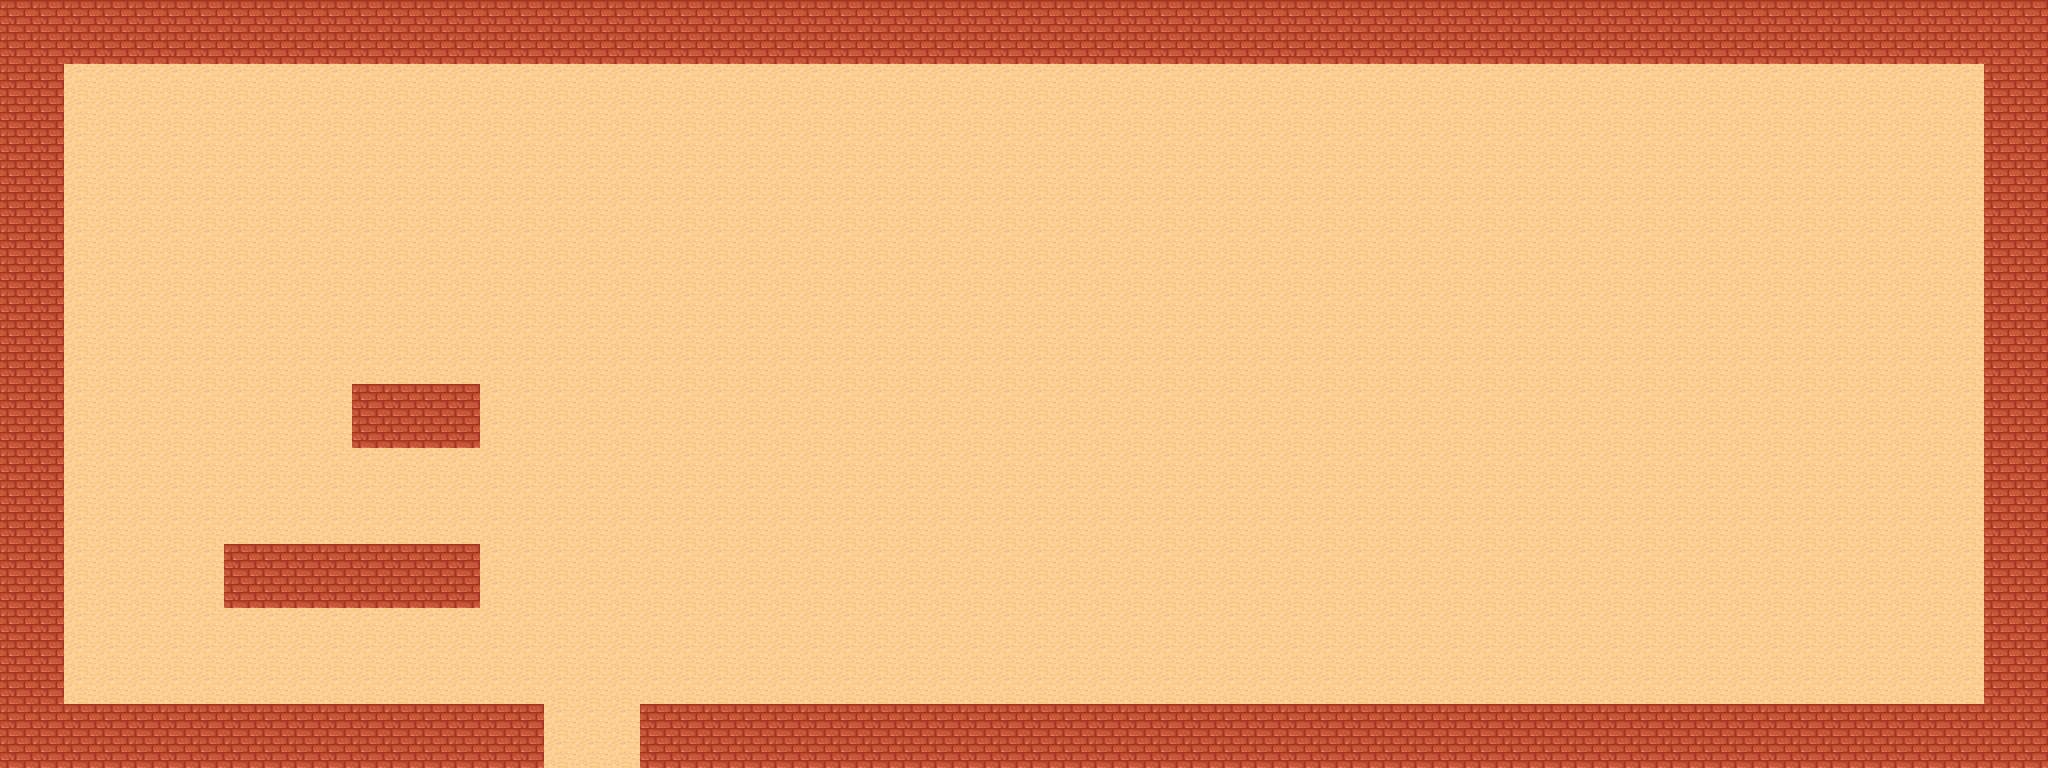

Tiled map render using the project's own tile images. Description and the map definition, with tile-layer contents summarised, below:
An orthogonal 64x24 tile map with 32x32 px tiles, 2 tile layers (Map, Collisions), 3 tilesets.

<map version="1.10" tiledversion="1.12.2" orientation="orthogonal" renderorder="right-down" width="64" height="24" tilewidth="32" tileheight="32" infinite="0" nextlayerid="7" nextobjectid="8">
 <tileset firstgid="1" name="tmw_desert_spacing" tilewidth="32" tileheight="32" spacing="1" margin="1" tilecount="48" columns="8">
  <image source="tmw_desert_spacing.png" width="265" height="199" />
  <wangsets>
   <wangset name="Brick" type="corner" tile="9">
    <wangcolor name="" color="#ff0000" tile="-1" probability="1" />
    <wangtile tileid="0" wangid="0,0,0,1,0,0,0,0" />
    <wangtile tileid="1" wangid="0,0,0,1,0,1,0,0" />
    <wangtile tileid="2" wangid="0,0,0,0,0,1,0,0" />
    <wangtile tileid="8" wangid="0,1,0,1,0,0,0,0" />
    <wangtile tileid="9" wangid="0,1,0,1,0,1,0,1" />
    <wangtile tileid="10" wangid="0,0,0,0,0,1,0,1" />
    <wangtile tileid="16" wangid="0,1,0,0,0,0,0,0" />
    <wangtile tileid="17" wangid="0,1,0,0,0,0,0,1" />
    <wangtile tileid="18" wangid="0,0,0,0,0,0,0,1" />
    <wangtile tileid="19" wangid="0,1,0,0,0,1,0,1" />
    <wangtile tileid="20" wangid="0,1,0,1,0,0,0,1" />
    <wangtile tileid="27" wangid="0,0,0,1,0,1,0,1" />
    <wangtile tileid="28" wangid="0,1,0,1,0,1,0,0" />
   </wangset>
   <wangset name="Marble" type="corner" tile="33">
    <wangcolor name="" color="#ff0000" tile="-1" probability="1" />
    <wangtile tileid="24" wangid="0,0,0,1,0,0,0,0" />
    <wangtile tileid="25" wangid="0,0,0,1,0,1,0,0" />
    <wangtile tileid="26" wangid="0,0,0,0,0,1,0,0" />
    <wangtile tileid="32" wangid="0,1,0,1,0,0,0,0" />
    <wangtile tileid="33" wangid="0,1,0,1,0,1,0,1" />
    <wangtile tileid="34" wangid="0,0,0,0,0,1,0,1" />
    <wangtile tileid="35" wangid="0,1,0,0,0,1,0,1" />
    <wangtile tileid="36" wangid="0,1,0,1,0,0,0,1" />
    <wangtile tileid="40" wangid="0,1,0,0,0,0,0,0" />
    <wangtile tileid="41" wangid="0,1,0,0,0,0,0,1" />
    <wangtile tileid="42" wangid="0,0,0,0,0,0,0,1" />
    <wangtile tileid="43" wangid="0,0,0,1,0,1,0,1" />
    <wangtile tileid="44" wangid="0,1,0,1,0,1,0,0" />
   </wangset>
   <wangset name="Sand" type="corner" tile="14">
    <wangcolor name="" color="#ff0000" tile="29" probability="1" />
    <wangtile tileid="3" wangid="0,1,0,0,0,1,0,1" />
    <wangtile tileid="4" wangid="0,1,0,1,0,0,0,1" />
    <wangtile tileid="5" wangid="0,0,0,1,0,0,0,0" />
    <wangtile tileid="6" wangid="0,0,0,1,0,1,0,0" />
    <wangtile tileid="7" wangid="0,0,0,0,0,1,0,0" />
    <wangtile tileid="11" wangid="0,0,0,1,0,1,0,1" />
    <wangtile tileid="12" wangid="0,1,0,1,0,1,0,0" />
    <wangtile tileid="13" wangid="0,1,0,1,0,0,0,0" />
    <wangtile tileid="14" wangid="0,1,0,1,0,1,0,1" />
    <wangtile tileid="15" wangid="0,0,0,0,0,1,0,1" />
    <wangtile tileid="21" wangid="0,1,0,0,0,0,0,0" />
    <wangtile tileid="22" wangid="0,1,0,0,0,0,0,1" />
    <wangtile tileid="23" wangid="0,0,0,0,0,0,0,1" />
   </wangset>
  </wangsets>
 </tileset>
 <tileset firstgid="49" name="MapMetadata" tilewidth="32" tileheight="32" spacing="1" margin="1" tilecount="2" columns="2">
  <image source="MapMetadata.png" width="67" height="34" />
 </tileset>
 <tileset firstgid="51" source="../../Grass.tsx" />
 <layer id="1" name="Map" width="64" height="24">
  <properties>
   <property name="Draw" type="bool" value="true" />
  </properties>
  <data>[1536 cells, 1536 non-empty, 2 distinct tile ids]</data>
 </layer>
 <layer id="6" name="Collisions" width="64" height="24">
  <properties>
   <property name="Collision" type="bool" value="true" />
   <property name="Draw" type="bool" value="false" />
  </properties>
  <data>[1536 cells, 354 non-empty, 1 distinct tile ids]</data>
 </layer>
</map>
